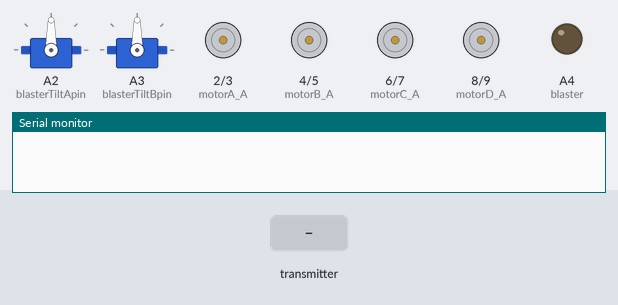
A sketch run on a simulated Arduino Uno, built with avr-gcc and run on an emulated ATmega328P. Parts: 2 × servo, motor-driver pin pairs drawn as motors (green arrow = first pin HIGH = forward, orange = second pin HIGH = backward, longer = more drive), output pins drawn as LEDs (lit = HIGH), the last lines printed to the serial monitor. The inputs (shaded band) are chosen by the test bench. No radio packets arrive unless stated.

Above: at 1.2 s.
1.3 s: the transmitter starts sending joyStick_B_X = 1023
At 3.0 s:
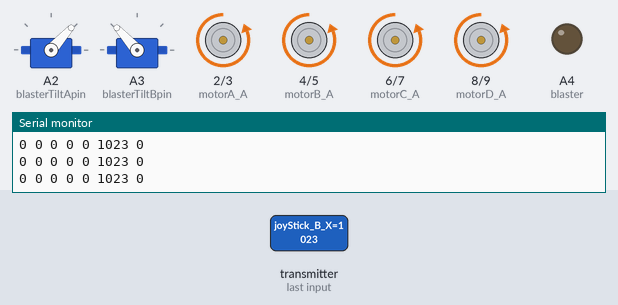
4.3 s: the transmitter starts sending joyStick_A_Y = 512
At 4.8 s:
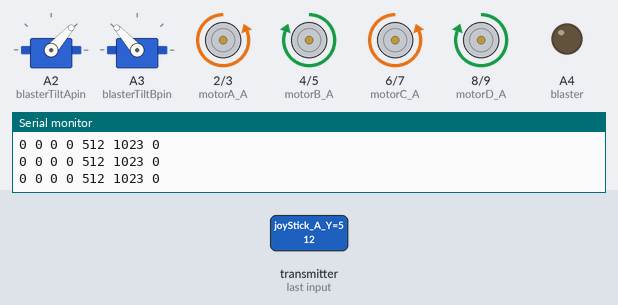
5.8 s: the transmitter starts sending joyStick_A_X = 512
At 6.7 s:
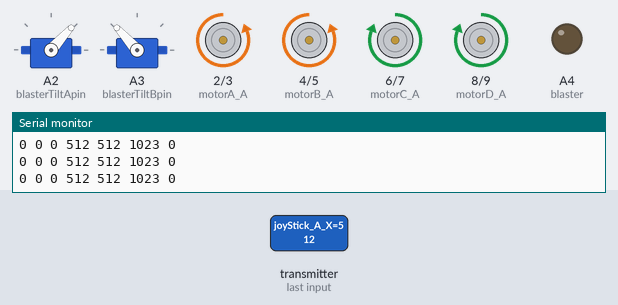
7.3 s: the transmitter starts sending joyStick_B_Y = 512
At 8.5 s:
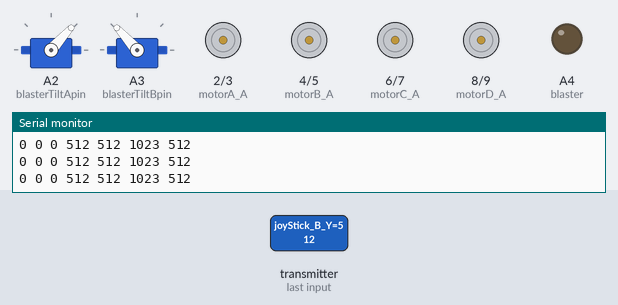
8.8 s: the transmitter starts sending btnB = 1
At 10.0 s:
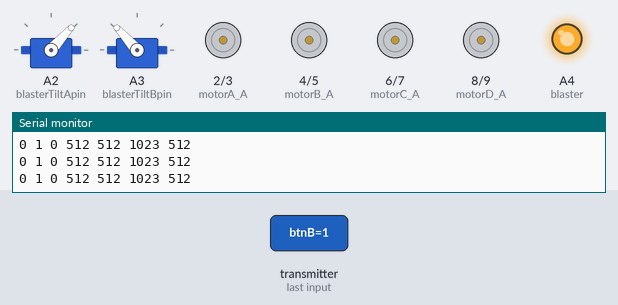
10.3 s: the transmitter starts sending joyStick_A_X = 0
At 11.2 s:
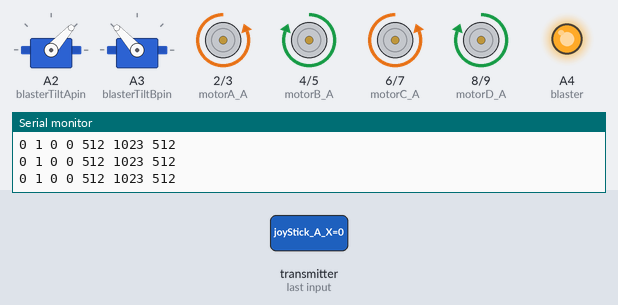
Timing chart, 0 to 12.8 s (numbered marks = the images above; inputs shaded):
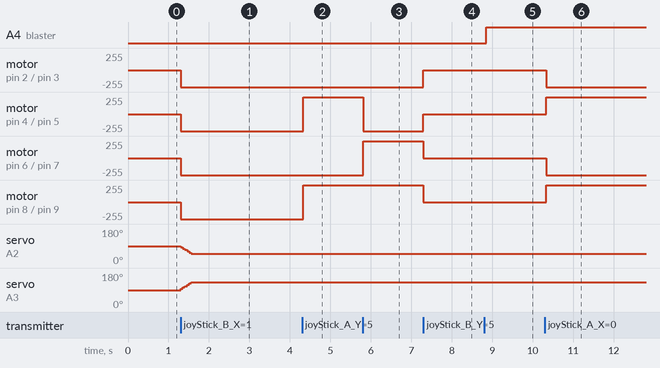

Measured:
- after the input at 1.3 s, motor on pin 2 (motorA_A) / pin 3 (motorA_B), motor on pin 4 (motorB_A) / pin 5 (motorB_B), motor on pin 6 (motorC_A) / pin 7 (motorC_B), motor on pin 8 (motorD_A) / pin 9 (motorD_B): stopped → backward 255/255 at once; servo on A2 (blasterTiltApin): 90° → 48° at once; servo on A3 (blasterTiltBpin): 90° → 132° at once
- after the input at 4.3 s, motor on pin 4 (motorB_A) / pin 5 (motorB_B), motor on pin 8 (motorD_A) / pin 9 (motorD_B): backward 255/255 → forward 255/255 at once
- after the input at 5.8 s, motor on pin 4 (motorB_A) / pin 5 (motorB_B): forward 255/255 → backward 255/255 at once; motor on pin 6 (motorC_A) / pin 7 (motorC_B): backward 255/255 → forward 255/255 at once
- after the input at 7.3 s, motor on pin 2 (motorA_A) / pin 3 (motorA_B), motor on pin 4 (motorB_A) / pin 5 (motorB_B): backward 255/255 → stopped at once; motor on pin 6 (motorC_A) / pin 7 (motorC_B), motor on pin 8 (motorD_A) / pin 9 (motorD_B): forward 255/255 → stopped at once
- after the input at 8.8 s, A4 (blaster): LOW → HIGH after 0.05 s
- after the input at 10.3 s, motor on pin 2 (motorA_A) / pin 3 (motorA_B), motor on pin 6 (motorC_A) / pin 7 (motorC_B): stopped → backward 255/255 at once; motor on pin 4 (motorB_A) / pin 5 (motorB_B), motor on pin 8 (motorD_A) / pin 9 (motorD_B): stopped → forward 255/255 at once

The sketch:

01_robot_end_full_speed.ino
```cpp
#include <SPI.h>
#include <RF24.h>
#include <Servo.h>

#define motorA_A 2
#define motorA_B 3
#define motorB_A 4
#define motorB_B 5
#define motorC_A 6
#define motorC_B 7
#define motorD_A 8
#define motorD_B 9

#define blasterTiltApin A2 //servo
#define blasterTiltBpin A3 //servo
#define blaster A4 //relay

RF24 radio(A0, A1); // CE, CSN
const byte address[6] = "01100";
struct dataStruct {
  unsigned long _micros;
  bool btnA;
  bool btnB;
  bool btnC;
  int joyStick_A_X;
  int joyStick_A_Y;
  int joyStick_B_X;
  int joyStick_B_Y;
} myData;


int tiltAngle = 90;
Servo blasterTiltA, blasterTiltB;

void setup() {
  Serial.begin(9600);
  for (int i = 2; i < 10; i++) {
    pinMode(i, OUTPUT);
  }
  blasterServoSetup();
  radioSetup();
}

void loop() {
  getData();

}

void blasterServoSetup(){
  pinMode(blaster, OUTPUT);
  digitalWrite(blaster, LOW);
  pinMode(blasterTiltApin, OUTPUT);
  pinMode(blasterTiltBpin, OUTPUT);
  blasterTiltA.attach(blasterTiltApin);
  blasterTiltB.attach(blasterTiltBpin);
  blasterTiltA.write(90);
  blasterTiltB.write(90);
}


//in mode{0 = no action, 1 = foward, 2 = backward}
void AMove(int mode)
{
  if (mode == 0) {
    digitalWrite(motorA_A, LOW);
    digitalWrite(motorA_B, LOW);
  }
  else if (mode == 1) {
    digitalWrite(motorA_A, HIGH);
    digitalWrite(motorA_B, LOW);
  }
  else if (mode == 2) {
    digitalWrite(motorA_A, LOW);
    digitalWrite(motorA_B, HIGH);
  }
}

void BMove(int mode)// 0 is no action, 1 is foward, 2, is backward (movement)
{
  if (mode == 0) {
    digitalWrite(motorB_A, LOW);
    digitalWrite(motorB_B, LOW);
  }
  else if (mode == 1) {
    digitalWrite(motorB_A, HIGH);
    digitalWrite(motorB_B, LOW);
  }
  else if (mode == 2) {
    digitalWrite(motorB_A, LOW);
    digitalWrite(motorB_B, HIGH);
  }
}
void CMove(int mode)// 0 is no action, 1 is foward, 2, is backward (movement)
{
  if (mode == 0) {
    digitalWrite(motorC_A, LOW);
    digitalWrite(motorC_B, LOW);
  }
  else if (mode == 1) {
    digitalWrite(motorC_A, HIGH);
    digitalWrite(motorC_B, LOW);
  }
  else if (mode == 2) {
    digitalWrite(motorC_A, LOW);
    digitalWrite(motorC_B, HIGH);
  }
}
void DMove(int mode)// 0 is no action, 1 is foward, 2, is backward (movement)
{
  if (mode == 0) {
    digitalWrite(motorD_A, LOW);
    digitalWrite(motorD_B, LOW);
  }
  else if (mode == 1) {
    digitalWrite(motorD_A, HIGH);
    digitalWrite(motorD_B, LOW);
  }
  else if (mode == 2) {
    digitalWrite(motorD_A, LOW);
    digitalWrite(motorD_B, HIGH);
  }
}
void robotMove(int Direction)
{
  switch (Direction) {  // 0 = stop, 1 = forward....5 =
    case 0://stop
      AMove(0);
      BMove(0);
      CMove(0);
      DMove(0);
      break;
    case 1://forward
      AMove(1);
      BMove(1);
      CMove(1);
      DMove(1);
      break;
    case 2://backward
      AMove(2);
      BMove(2);
      CMove(2);
      DMove(2);
      break;
    case 3://left shift
      AMove(2);
      BMove(1);
      CMove(2);
      DMove(1);
      break;
    case 4://right shift
      AMove(1);
      BMove(2);
      CMove(1);
      DMove(2);
      break;
    case 5://right forward
      AMove(1);
      BMove(0);
      CMove(1);
      DMove(0);
      break;
    case 6://left backward
      AMove(2);
      BMove(0);
      CMove(2);
      DMove(0);
      break;
    case 7://left forward
      AMove(0);
      BMove(1);
      CMove(0);
      DMove(1);
      break;
    case 8: //right backward
      AMove(0);
      BMove(2);
      CMove(0);
      DMove(2);
      break;
    case 9://spinning right
      AMove(2);
      BMove(2);
      CMove(1);
      DMove(1);
      break;
    case 10://spinning left
      AMove(1);
      BMove(1);
      CMove(2);
      DMove(2);
      break;
  }
}
void radioSetup() { //RF24L01接收端初始化
  radio.begin();
  radio.openReadingPipe(0, address);   //Setting the address at which we will receive the data
  radio.setPALevel(RF24_PA_MIN);       //You can set this as minimum or maximum depending on the distance between the transmitter and receiver.
  radio.startListening();              //This sets the module as receiver
}

void getData() { //获取数据内容并打印在屏幕上
  if (radio.available()) {
    radio.read( &myData, sizeof(myData) );
    if(myData.joyStick_A_X+myData.joyStick_A_Y+myData.joyStick_B_X+myData.joyStick_B_Y+myData.btnA+myData.btnB != 0){
      if (myData.joyStick_A_Y>700) {
        robotMove(1);
      }else if(myData.joyStick_A_Y<400){
        robotMove(2);
      }else if(myData.joyStick_A_X<400){
        robotMove(3);
      }else if(myData.joyStick_A_X>700){
        robotMove(4);
      }else if(myData.joyStick_B_Y<400){
        robotMove(9);
      }else if(myData.joyStick_B_Y>700){
        robotMove(10);
      }else {
        robotMove(0);
      }

      if(myData.joyStick_B_X < 350){
        if(tiltAngle<100){
          tiltAngle +=7;
        }
      }else if(myData.joyStick_B_X > 750){
        if(tiltAngle>50){
          tiltAngle -=7;
        }
      }

      blasterTiltA.write(tiltAngle);
      blasterTiltB.write(180 - tiltAngle);
      if(myData.btnB){
        digitalWrite(blaster, HIGH);
      }else{
        digitalWrite(blaster, LOW);
      }
    }else{
      robotMove(0);
    }


     //打印内容
        Serial.print(myData.btnA);
        Serial.print(" ");
        Serial.print(myData.btnB);
        Serial.print(" ");
        Serial.print(myData.btnC);
        Serial.print(" ");
        Serial.print(myData.joyStick_A_X);
        Serial.print(" ");
        Serial.print(myData.joyStick_A_Y);
        Serial.print(" ");
        Serial.print(myData.joyStick_B_X);
        Serial.print(" ");
        Serial.print(myData.joyStick_B_Y);
        Serial.println(" ");

    delay(50);

  }
}
```
